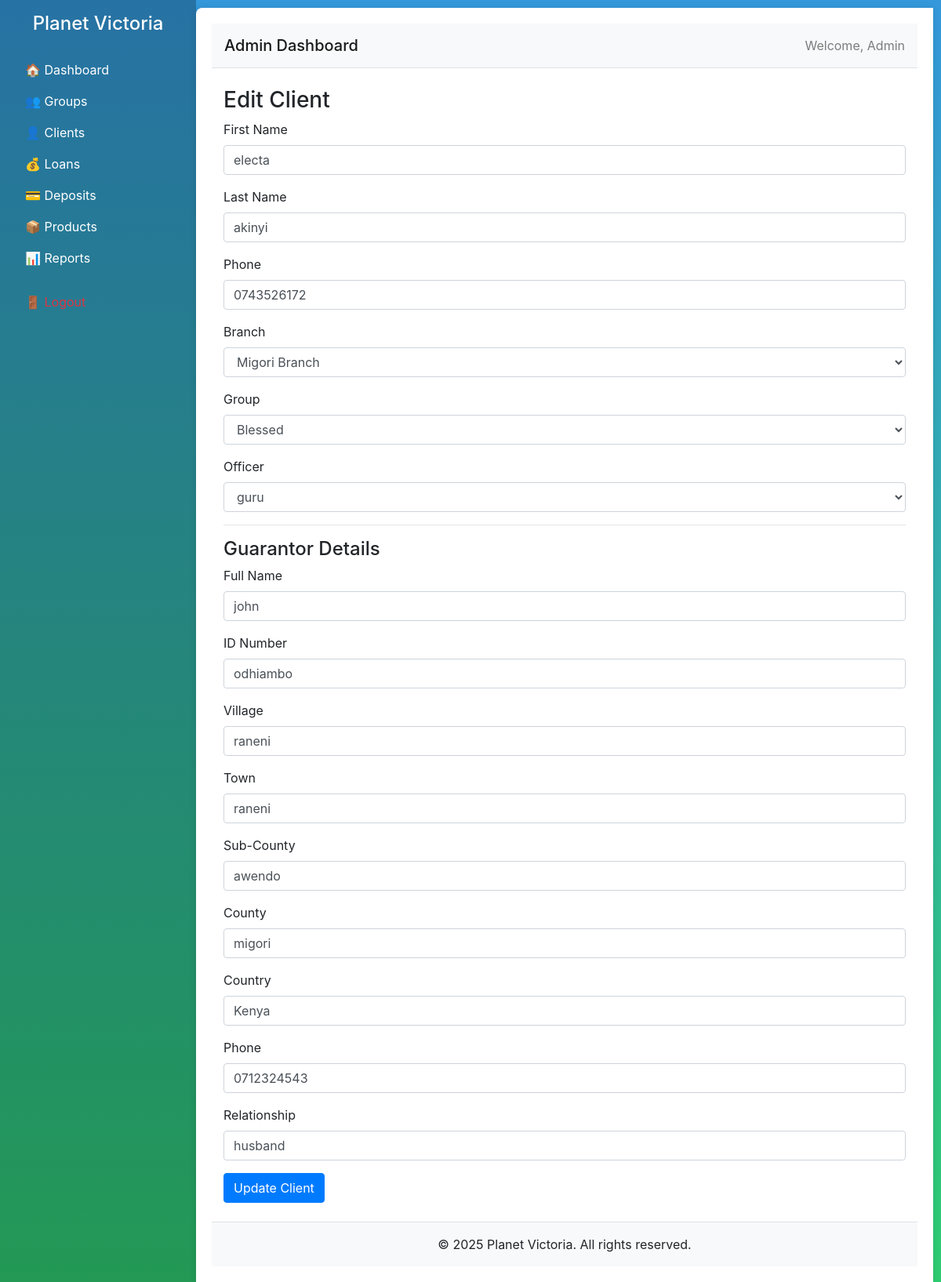
The page /admin/clients/edit.php?id=14 (signed in) on the database its author committed.
### tables this page shows
CREATE TABLE `clients` (
  `id` int(11) NOT NULL,
  `first_name` varchar(100) DEFAULT NULL,
  `last_name` varchar(100) DEFAULT NULL,
  `gender` varchar(10) DEFAULT NULL,
  `dob` date DEFAULT NULL,
  `id_number` varchar(50) DEFAULT NULL,
  `phone` varchar(20) DEFAULT NULL,
  `email` varchar(100) DEFAULT NULL,
  `address` text DEFAULT NULL,
  `city` varchar(100) DEFAULT NULL,
  `occupation` varchar(100) DEFAULT NULL,
  `income` decimal(10,2) DEFAULT NULL,
  `education` varchar(50) DEFAULT NULL,
  `notes` text DEFAULT NULL,
  `group_id` int(11) DEFAULT NULL,
  `branch` varchar(100) DEFAULT NULL,
  `officer_id` int(11) DEFAULT NULL,
  `status` enum('pending','approved') DEFAULT 'pending',
  `created_at` timestamp NOT NULL DEFAULT current_timestamp()
);

CREATE TABLE `branches` (
  `id` int(11) NOT NULL,
  `name` varchar(100) NOT NULL,
  `created_at` timestamp NOT NULL DEFAULT current_timestamp()
);

CREATE TABLE `groups` (
  `id` int(11) NOT NULL,
  `name` varchar(100) NOT NULL,
  `location` varchar(100) DEFAULT NULL,
  `formation_date` date DEFAULT NULL,
  `type` enum('farming','trading','artisan','women','youth') NOT NULL,
  `created_at` timestamp NOT NULL DEFAULT current_timestamp(),
  `officer_id` int(11) DEFAULT NULL,
  `branch_id` int(11) DEFAULT NULL
);

CREATE TABLE `users` (
  `id` int(11) NOT NULL,
  `username` varchar(100) NOT NULL,
  `password` varchar(255) NOT NULL,
  `first_name` varchar(100) DEFAULT NULL,
  `last_name` varchar(100) DEFAULT NULL,
  `email` varchar(100) NOT NULL,
  `phone` varchar(15) DEFAULT NULL,
  `role` enum('Admin','Branch Manager','Officer') NOT NULL,
  `created_at` timestamp NOT NULL DEFAULT current_timestamp(),
  `updated_at` timestamp NOT NULL DEFAULT current_timestamp() ON UPDATE current_timestamp()
);

CREATE TABLE `guarantors` (
  `id` int(11) NOT NULL,
  `client_id` int(11) NOT NULL,
  `guarantor_name` varchar(255) NOT NULL,
  `id_number` varchar(50) NOT NULL,
  `village` varchar(100) DEFAULT NULL,
  `town` varchar(100) DEFAULT NULL,
  `sub_county` varchar(100) DEFAULT NULL,
  `county` varchar(100) DEFAULT NULL,
  `country` varchar(100) DEFAULT NULL,
  `phone` varchar(50) DEFAULT NULL,
  `relationship` varchar(100) DEFAULT NULL,
  `created_at` timestamp NOT NULL DEFAULT current_timestamp()
);

### admin/clients/edit.php (the view, shortened to what this page needs)
<?php
require_once '../../db.php';
$client_id = $_GET['id'];
$stmt = $conn->prepare("SELECT * FROM clients WHERE id = :id");
$stmt->execute([':id' => $client_id]);
$client = $stmt->fetch(PDO::FETCH_ASSOC);
$guarantor_stmt = $conn->prepare("SELECT * FROM guarantors WHERE client_id = :client_id");
$guarantor_stmt->execute([':client_id' => $client_id]);
$guarantor = $guarantor_stmt->fetch(PDO::FETCH_ASSOC);
$branches = $conn->query("SELECT * FROM branches")->fetchAll(PDO::FETCH_ASSOC);
$officers = $conn->query("SELECT * FROM users")->fetchAll(PDO::FETCH_ASSOC);
$groups = $conn->query("SELECT * FROM groups")->fetchAll(PDO::FETCH_ASSOC);
?>
<!DOCTYPE html>
<html lang="en">
<head>
    <link rel="stylesheet" href="../../styles.css">
    <link rel="stylesheet" href="https://stackpath.bootstrapcdn.com/bootstrap/4.5.2/css/bootstrap.min.css">
</head>
<body>
<div class="wrapper d-flex">
    <div class="sidebar text-white p-3" style="min-height: 100vh; width: 250px;">
        <h4 class="text-center mb-4">Planet Victoria</h4>
        <ul class="nav flex-column">
            <li class="nav-item"><a href="../index.php" class="nav-link text-white">🏠 Dashboard</a></li>
            <li class="nav-item"><a href="../groups/index.php" class="nav-link text-white">👥 Groups</a></li>
            <li class="nav-item"><a href="index.php" class="nav-link text-white">👤 Clients</a></li>
            <li class="nav-item"><a href="../loans/index.php" class="nav-link text-white">💰 Loans</a></li>
            <li class="nav-item"><a href="../deposit/index.php" class="nav-link text-white">💳 Deposits</a></li>
            <li class="nav-item"><a href="../products/index.php" class="nav-link text-white">📦 Products</a></li>
            <li class="nav-item"><a href="../reports/index.php" class="nav-link text-white">📊 Reports</a></li>
            <li class="nav-item mt-3"><a href="../../logout.php" class="nav-link text-danger">🚪 Logout</a></li>
        </ul>
    </div>
    <div class="content flex-grow-1 d-flex flex-column">
        <nav class="navbar navbar-expand-lg navbar-light bg-light border-bottom">
            <span class="navbar-brand mb-0 h1">Admin Dashboard</span>
            <div class="ml-auto">
                <span class="navbar-text">Welcome, Admin</span>
            </div>
        </nav>
        <div class="container-fluid mt-4">
            <h3>Edit Client</h3>
            <form method="POST">
                <div class="form-group">
                    <label for="first_name">First Name</label>
                    <input type="text" name="first_name" id="first_name" class="form-control" value="<?= htmlspecialchars($client['first_name']) ?>" required>
                </div>
                <div class="form-group">
                    <label for="last_name">Last Name</label>
                    <input type="text" name="last_name" id="last_name" class="form-control" value="<?= htmlspecialchars($client['last_name']) ?>" required>
                </div>
                <div class="form-group">
                    <label for="phone">Phone</label>
                    <input type="text" name="phone" id="phone" class="form-control" value="<?= htmlspecialchars($client['phone']) ?>" required>
                </div>
                <div class="form-group">
                    <label for="branch">Branch</label>
                    <select name="branch" id="branch" class="form-control" required>
                        <?php foreach ($branches as $b): ?>
                            <option value="<?= $b['id'] ?>" <?= $client['branch'] == $b['id'] ? 'selected' : '' ?>><?= htmlspecialchars($b['name']) ?></option>
                        <?php endforeach; ?>
                    </select>
                </div>
                <div class="form-group">
                    <label for="group">Group</label>
                    <select name="group" id="group" class="form-control" required>
                        <?php foreach ($groups as $g): ?>
                            <option value="<?= $g['id'] ?>" <?= $client['group_id'] == $g['id'] ? 'selected' : '' ?>><?= htmlspecialchars($g['name']) ?></option>
                        <?php endforeach; ?>
                    </select>
                </div>
                <div class="form-group">
                    <label for="officer">Officer</label>
                    <select name="officer" id="officer" class="form-control" required>
                        <?php foreach ($officers as $o): ?>
                            <option value="<?= $o['id'] ?>" <?= $client['officer_id'] == $o['id'] ? 'selected' : '' ?>><?= htmlspecialchars($o['username']) ?></option>
                        <?php endforeach; ?>
                    </select>
                </div>
                <hr>
                <h4>Guarantor Details</h4>
                <div class="form-group">
                    <label for="guarantor_name">Full Name</label>
                    <input type="text" name="guarantor_name" id="guarantor_name" class="form-control" value="<?= htmlspecialchars($guarantor['guarantor_name'] ?? '') ?>" required>
                </div>
                <div class="form-group">
                    <label for="guarantor_id_number">ID Number</label>
                    <input type="text" name="guarantor_id_number" id="guarantor_id_number" class="form-control" value="<?= htmlspecialchars($guarantor['id_number'] ?? '') ?>" required>
                </div>
                <div class="form-group">
                    <label for="guarantor_village">Village</label>
                    <input type="text" name="guarantor_village" id="guarantor_village" class="form-control" value="<?= htmlspecialchars($guarantor['village'] ?? '') ?>">
                </div>
                <div class="form-group">
                    <label for="guarantor_town">Town</label>
                    <input type="text" name="guarantor_town" id="guarantor_town" class="form-control" value="<?= htmlspecialchars($guarantor['town'] ?? '') ?>">
                </div>
                <div class="form-group">
                    <label for="guarantor_sub_county">Sub-County</label>
                    <input type="text" name="guarantor_sub_county" id="guarantor_sub_county" class="form-control" value="<?= htmlspecialchars($guarantor['sub_county'] ?? '') ?>">
                </div>
                <div class="form-group">
                    <label for="guarantor_county">County</label>
                    <input type="text" name="guarantor_county" id="guarantor_county" class="form-control" value="<?= htmlspecialchars($guarantor['county'] ?? '') ?>">
                </div>
                <div class="form-group">
                    <label for="guarantor_country">Country</label>
                    <input type="text" name="guarantor_country" id="guarantor_country" class="form-control" value="<?= htmlspecialchars($guarantor['country'] ?? '') ?>">
                </div>
                <div class="form-group">
                    <label for="guarantor_phone">Phone</label>
                    <input type="text" name="guarantor_phone" id="guarantor_phone" class="form-control" value="<?= htmlspecialchars($guarantor['phone'] ?? '') ?>">
                </div>
                <div class="form-group">
                    <label for="guarantor_relationship">Relationship</label>
                    <input type="text" name="guarantor_relationship" id="guarantor_relationship" class="form-control" value="<?= htmlspecialchars($guarantor['relationship'] ?? '') ?>">
                </div>
                <button type="submit" class="btn btn-primary">Update Client</button>
            </form>
        </div>
         <br>
        <footer class="bg-light text-center py-3 mt-auto border-top">
            &copy; <?= date('Y') ?> Planet Victoria. All rights reserved.
        </footer>
    </div>
</div>
</body>
</html>

### styles.css (style rules this page uses)
body { margin: 0; font-family: 'Segoe UI', Tahoma, Geneva, Verdana, sans-serif; background: linear-gradient(to bottom, #3498db, #2ecc71); min-height: 100vh; color: #333; }
.sidebar { grid-area: sidebar; background: rgba(0, 0, 0, 0.25); padding: 20px 0; }
.content { grid-area: content; padding: 20px; background: white; border-radius: 8px 0 0 0; margin: 10px 10px 0 0; box-shadow: 0 0 10px rgba(0,0,0,0.1); overflow-y: auto; }
.sidebar { transition: transform 0.3s ease; }
.btn { padding: 10px 15px; border: none; border-radius: 5px; cursor: pointer; font-weight: 600; font-size: 14px; transition: all 0.2s ease; flex: 1; text-align: center; }
.btn-primary { background: #3498db; color: white; }

### rows shown on the page
clients: first_name "electa", last_name "akinyi", phone "0743526172", branch "Migori Branch", group "Blessed", officer "guru"
guarantors: guarantor_name "john", guarantor_id_number "odhiambo", guarantor_village "raneni", guarantor_town "raneni", guarantor_sub_county "awendo", guarantor_county "migori", guarantor_country "Kenya", guarantor_phone "0712324543", guarantor_relationship "husband"
